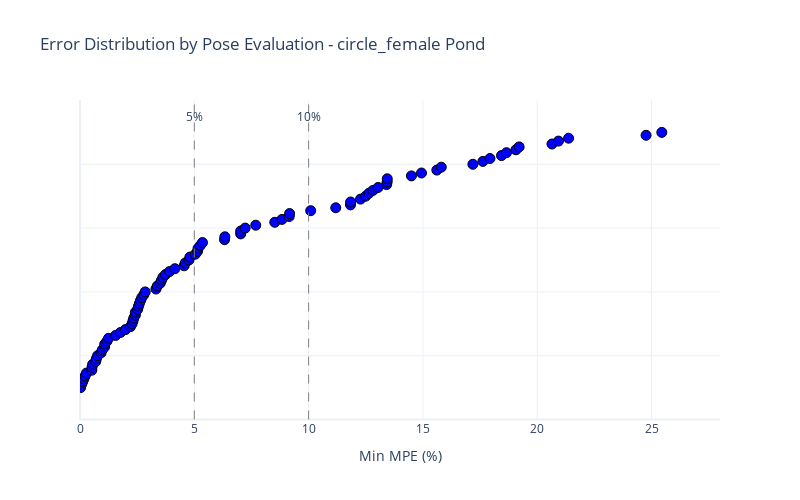
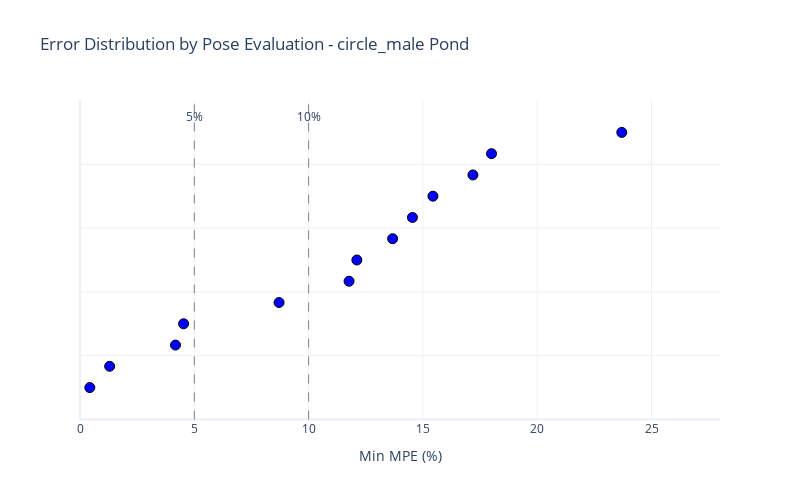
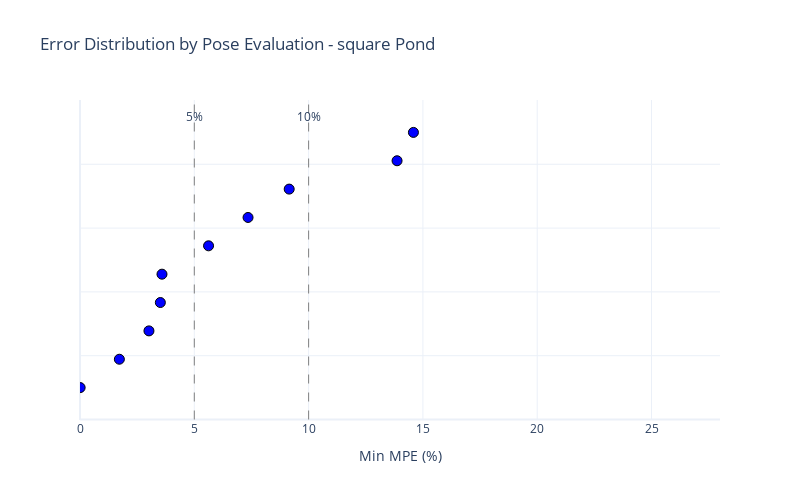

Notebook code for these charts, in order:
### Code cell
import pandas as pd
import numpy as np
import plotly.graph_objects as go

# Load the data
# Remove rows where pose_eval_iou is below 0.85
if 'pose_eval_iou' in df.columns:
    print(f"Number of rows before filtering: {len(df)}")
    df = df[df['pose_eval_iou'] >= 0.85]
    print(f"Number of rows after filtering: {len(df)}")

# Check if pose_eval exists in the dataframe, print available columns if not
if 'pose_eval' not in df.columns and 'pose_eval_iou' not in df.columns:
    print("Warning: No 'pose_eval' or 'pose_eval_iou' column found in dataframe.")
    print(f"Available columns: {df.columns.tolist()}")

# Get the pose evaluation column name if it exists
pose_col = 'pose_eval' if 'pose_eval' in df.columns else ('pose_eval_iou' if 'pose_eval_iou' in df.columns else None)

# Colors for points based on pose_eval value
pose_colors = {'good_pose': 'blue', 'low_pose': 'red'}

# Create separate figure for each pond type
for pond_type in df['Pond_Type'].unique():
    # Filter data for this pond type
    pond_df = df[df['Pond_Type'] == pond_type].copy()
    
    # Create figure
    fig = go.Figure()
    
    # Create error categories for reference
    pond_df['error_category'] = pd.cut(
        pond_df['min_mpe'], 
        bins=[0, 5, 10, float('inf')],
        labels=['<5%', '5-10%', '>10%']
    )
    
    # Sort by error value
    pond_df = pond_df.sort_values(by='min_mpe')
    
    # Create y-values to spread points vertically
    y_values = np.linspace(0.1, 0.9, len(pond_df))
    
    if pose_col is not None:
        # Split data based on pose_eval
        low_pose_df = pond_df[pond_df[pose_col] < 0.85]
        good_pose_df = pond_df[pond_df[pose_col] >= 0.85]
        
        # Add trace for points with low pose_eval
        if len(low_pose_df) > 0:
            # Get indices for y values
            low_indices = [list(pond_df.index).index(idx) for idx in low_pose_df.index]
            low_y_values = [y_values[i] for i in low_indices]
            
            fig.add_trace(
                go.Scatter(
                    x=low_pose_df['min_mpe'],
                    y=low_y_values,
                    mode='markers',
                    marker=dict(
                        color=pose_colors['low_pose'],
                        size=10,
                        line=dict(width=1, color='black'),
                        symbol='circle'
                    ),
                    name=f'{pose_col} < 0.85',
                    hovertemplate=
                    "ID: %{customdata[0]}<br>" + 
                    "Image: %{customdata[1]}<br>" +
                    "Error: %{x:.1f}%<br>" + 
                    f"{pose_col}: %{{customdata[2]:.2f}}<br>" +
                    "Error category: %{customdata[3]}<br>" +
                    "<extra></extra>",
                    customdata=low_pose_df[['PrawnID', 'Label', pose_col, 'error_category']].values
                )
            )
        
        # Add trace for points with good pose_eval
        if len(good_pose_df) > 0:
            # Get indices for y values
            good_indices = [list(pond_df.index).index(idx) for idx in good_pose_df.index]
            good_y_values = [y_values[i] for i in good_indices]
            
            fig.add_trace(
                go.Scatter(
                    x=good_pose_df['min_mpe'],
                    y=good_y_values,
                    mode='markers',
                    marker=dict(
                        color=pose_colors['good_pose'],
                        size=10,
                        line=dict(width=1, color='black'),
                        symbol='circle'
                    ),
                    name=f'{pose_col} ≥ 0.85',
                    hovertemplate=
                    "ID: %{customdata[0]}<br>" + 
                    "Image: %{customdata[1]}<br>" +
                    "Error: %{x:.1f}%<br>" + 
                    f"{pose_col}: %{{customdata[2]:.2f}}<br>" +
                    "Error category: %{customdata[3]}<br>" +
                    "<extra></extra>",
                    customdata=good_pose_df[['PrawnID', 'Label', pose_col, 'error_category']].values
                )
            )
    else:
        # If no pose evaluation column exists, show all points in gray
        fig.add_trace(
            go.Scatter(
                x=pond_df['min_mpe'],
                y=y_values,
                mode='markers',
                marker=dict(
                    color='gray',
                    size=10,
                    line=dict(width=1, color='black')
                ),
                name='All points (pose_eval not available)',
                hovertemplate=
                "ID: %{customdata[0]}<br>" + 
                "Image: %{customdata[1]}<br>" +
                "Error: %{x:.1f}%<br>" + 
                "Error category: %{customdata[2]}<br>" +
                "<extra></extra>",
                customdata=pond_df[['PrawnID', 'Label', 'error_category']].values
            )
        )
    
    # Add vertical lines at 5% and 10% boundaries
    fig.add_shape(
        type="line", x0=5, x1=5, y0=0, y1=1,
        line=dict(color="gray", width=1, dash="dash")
    )
    fig.add_shape(
        type="line", x0=10, x1=10, y0=0, y1=1,
        line=dict(color="gray", width=1, dash="dash")
    )
    
    # Add annotations
    fig.add_annotation(x=5, y=0.95, text="5%", showarrow=False)
    fig.add_annotation(x=10, y=0.95, text="10%", showarrow=False)

    # Update layout
    fig.update_layout(
        height=500,
        width=800,
        title_text=f"Error Distribution by Pose Evaluation - {pond_type} Pond",
        template="plotly_white",
        xaxis_title="Min MPE (%)",
        yaxis_title="",
        yaxis_showticklabels=False,
        xaxis_range=[0, df['min_mpe'].max() * 1.1],
        legend=dict(
            orientation="h",
            yanchor="bottom",
            y=1.02,
            xanchor="center",
            x=0.5
        )
    )

    # Display the figure
    fig.show()

# Print statistics of pose evaluation values if available
if pose_col:
    print(f"\nStatistics for {pose_col}:")
    print(f"Minimum: {df[pose_col].min():.2f}")
    print(f"Maximum: {df[pose_col].max():.2f}")
    print(f"Mean: {df[pose_col].mean():.2f}")
    print(f"Median: {df[pose_col].median():.2f}")
    print(f"Count of values < 0.85: {len(df[df[pose_col] < 0.85])}")
    print(f"Count of values ≥ 0.85: {len(df[df[pose_col] >= 0.85])}")
    
    # Breakdown by pond type
    print("\nBreakdown by pond type:")
    for pond_type in df['Pond_Type'].unique():
        pond_df = df[df['Pond_Type'] == pond_type]
        low_count = len(pond_df[pond_df[pose_col] < 0.85])
        good_count = len(pond_df[pond_df[pose_col] >= 0.85])
        total = len(pond_df)
        print(f"{pond_type} pond:")
        print(f"  Values < 0.85: {low_count} ({low_count/total*100:.1f}%)")
        print(f"  Values ≥ 0.85: {good_count} ({good_count/total*100:.1f}%)")

### Figure 1 — Plotly figure (JSON) as saved in the notebook; plotly's stock layout.template omitted (floating-point values rounded to 4 significant figures; data arrays with more than 128 entries replaced by an {"elided": "..."} marker saying what was removed)
{"data": [{"customdata": {"elided": "89x4 mixed values"}, "hovertemplate": "ID: %{customdata[0]}<br>Image: %{customdata[1]}<br>Error: %{x:.1f}%<br>pose_eval_iou: %{customdata[2]:.2f}<br>Error category: %{customdata[3]}<br><extra></extra>", "marker": {"color": "blue", "line": {"color": "black", "width": 1}, "size": 10, "symbol": "circle"}, "mode": "markers", "name": "pose_eval_iou ≥ 0.85", "type": "scatter", "x": [0.02566, 0.06523, 0.1187, 0.1705, 0.2227, 0.2821, 0.517, 0.5254, 0.5525, 0.689, 0.7173, 0.7697, 0.9226, 0.9755, 1.075, 1.082, 1.179, 1.247, 1.561, 1.77, 1.99, 2.206, 2.279, 2.319, 2.353, 2.421, 2.422, 2.522, 2.555, 2.598, 2.647, 2.699, 2.791, 2.852, 3.323, 3.38, 3.51, 3.563, 3.625, 3.741, 3.917, 4.15, 4.552, 4.61, 4.767, 4.806, 5.042, 5.141, 5.163, 5.26, 5.357, 6.322, 6.337, 7.028, 7.029, 7.225, 7.688, 8.52, 8.837, 9.152, 9.168, 10.09, 11.19, 11.83, 11.84, 12.27, 12.5, 12.64, 12.82, 13.04, 13.41, 13.44, 13.44, 14.5, 14.94, 15.61, 15.8, 17.19, 17.62, 17.93, 18.44, 18.66, 19.07, 19.21, 20.65, 20.93, 21.37, 24.76, 25.45], "y": [0.1, 0.1091, 0.1182, 0.1273, 0.1364, 0.1455, 0.1545, 0.1636, 0.1727, 0.1818, 0.1909, 0.2, 0.2091, 0.2182, 0.2273, 0.2364, 0.2455, 0.2545, 0.2636, 0.2727, 0.2818, 0.2909, 0.3, 0.3091, 0.3182, 0.3273, 0.3364, 0.3455, 0.3545, 0.3636, 0.3727, 0.3818, 0.3909, 0.4, 0.4091, 0.4182, 0.4273, 0.4364, 0.4455, 0.4545, 0.4636, 0.4727, 0.4818, 0.4909, 0.5, 0.5091, 0.5182, 0.5273, 0.5364, 0.5455, 0.5545, 0.5636, 0.5727, 0.5818, 0.5909, 0.6, 0.6091, 0.6182, 0.6273, 0.6364, 0.6455, 0.6545, 0.6636, 0.6727, 0.6818, 0.6909, 0.7, 0.7091, 0.7182, 0.7273, 0.7364, 0.7455, 0.7545, 0.7636, 0.7727, 0.7818, 0.7909, 0.8, 0.8091, 0.8182, 0.8273, 0.8364, 0.8455, 0.8545, 0.8636, 0.8727, 0.8818, 0.8909, 0.9]}], "layout": {"annotations": [{"showarrow": false, "text": "5%", "x": 5, "y": 0.95}, {"showarrow": false, "text": "10%", "x": 10, "y": 0.95}], "height": 500, "legend": {"orientation": "h", "x": 0.5, "xanchor": "center", "y": 1.02, "yanchor": "bottom"}, "shapes": [{"line": {"color": "gray", "dash": "dash", "width": 1}, "type": "line", "x0": 5, "x1": 5, "y0": 0, "y1": 1}, {"line": {"color": "gray", "dash": "dash", "width": 1}, "type": "line", "x0": 10, "x1": 10, "y0": 0, "y1": 1}], "title": {"text": "Error Distribution by Pose Evaluation - circle_female Pond"}, "width": 800, "xaxis": {"range": [0, 28.0], "title": {"text": "Min MPE (%)"}}, "yaxis": {"showticklabels": false, "title": {"text": ""}}}}

### Figure 2 — Plotly figure (JSON) as saved in the notebook; plotly's stock layout.template omitted (floating-point values rounded to 4 significant figures)
{"data": [{"customdata": [["Prawn_0", "full body:undistorted_GX010091_5_149.jpg_gamma", 0.973, "<5%"], ["Prawn_3", "full body:undistorted_GX010102_9_165.jpg_gamma", 0.9302, "<5%"], ["Prawn_1", "full body:undistorted_GX010102_9_165.jpg_gamma", 0.9955, "<5%"], ["Prawn_1", "full body:undistorted_GX010091_5_149.jpg_gamma", 0.9917, "<5%"], ["Prawn_5", "full body:undistorted_GX010102_9_165.jpg_gamma", 0.9963, "5-10%"], ["Prawn_0", "full body:undistorted_GX010102_50_1396.jpg_gamma", 0.9994, ">10%"], ["Prawn_4", "full body:undistorted_GX010102_9_165.jpg_gamma", 0.9976, ">10%"], ["Prawn_0", "full body:undistorted_GX010105_28_816.jpg_gamma", 0.9982, ">10%"], ["Prawn_2", "full body:undistorted_GX010089_11_236.jpg_gamma", 0.9904, ">10%"], ["Prawn_1", "full body:undistorted_GX010089_11_236.jpg_gamma", 0.9981, ">10%"], ["Prawn_2", "full body:undistorted_GX010102_9_165.jpg_gamma", 0.9302, ">10%"], ["Prawn_1", "full body:undistorted_GX010105_28_816.jpg_gamma", 0.9948, ">10%"], ["Prawn_0", "full body:undistorted_GX010089_11_236.jpg_gamma", 0.9926, ">10%"]], "hovertemplate": "ID: %{customdata[0]}<br>Image: %{customdata[1]}<br>Error: %{x:.1f}%<br>pose_eval_iou: %{customdata[2]:.2f}<br>Error category: %{customdata[3]}<br><extra></extra>", "marker": {"color": "blue", "line": {"color": "black", "width": 1}, "size": 10, "symbol": "circle"}, "mode": "markers", "name": "pose_eval_iou ≥ 0.85", "type": "scatter", "x": [0.4295, 1.297, 4.177, 4.531, 8.708, 11.77, 12.11, 13.68, 14.54, 15.44, 17.19, 18.0, 23.7], "y": [0.1, 0.1667, 0.2333, 0.3, 0.3667, 0.4333, 0.5, 0.5667, 0.6333, 0.7, 0.7667, 0.8333, 0.9]}], "layout": {"annotations": [{"showarrow": false, "text": "5%", "x": 5, "y": 0.95}, {"showarrow": false, "text": "10%", "x": 10, "y": 0.95}], "height": 500, "legend": {"orientation": "h", "x": 0.5, "xanchor": "center", "y": 1.02, "yanchor": "bottom"}, "shapes": [{"line": {"color": "gray", "dash": "dash", "width": 1}, "type": "line", "x0": 5, "x1": 5, "y0": 0, "y1": 1}, {"line": {"color": "gray", "dash": "dash", "width": 1}, "type": "line", "x0": 10, "x1": 10, "y0": 0, "y1": 1}], "title": {"text": "Error Distribution by Pose Evaluation - circle_male Pond"}, "width": 800, "xaxis": {"range": [0, 28.0], "title": {"text": "Min MPE (%)"}}, "yaxis": {"showticklabels": false, "title": {"text": ""}}}}

### Figure 3 — Plotly figure (JSON) as saved in the notebook; plotly's stock layout.template omitted (floating-point values rounded to 4 significant figures)
{"data": [{"customdata": [["Prawn_0", "full body:undistorted_GX010183_80_1633.jpg_gamma", 0.9982, "<5%"], ["Prawn_1", "full body:undistorted_GX010152_36_378.jpg_gamma", 0.9907, "<5%"], ["Prawn_0", "full body:undistorted_GX010183_128_2852.jpg_gamma", 0.999, "<5%"], ["Prawn_0", "full body:undistorted_GX010152_36_378.jpg_gamma", 0.9984, "<5%"], ["Prawn_0", "full body:undistorted_GX010157_177_2665.jpg_gamma", 0.9665, "<5%"], ["Prawn_0", "full body:undistorted_GX010157_174_2582.jpg_gamma", 0.9949, "5-10%"], ["Prawn_0", "full body:undistorted_GX010183_37_685.jpg_gamma", 0.9972, "5-10%"], ["Prawn_0", "full body:undistorted_GX010157_160_2259", 0.9996, "5-10%"], ["Prawn_0", "full body:undistorted_GX010162_72_927.jpg_gamma.jpg_gamma", 0.9938, ">10%"], ["Prawn_0", "full body:undistorted_GX010161_54_676.jpg_gamma.jpg_gamma", 0.9992, ">10%"]], "hovertemplate": "ID: %{customdata[0]}<br>Image: %{customdata[1]}<br>Error: %{x:.1f}%<br>pose_eval_iou: %{customdata[2]:.2f}<br>Error category: %{customdata[3]}<br><extra></extra>", "marker": {"color": "blue", "line": {"color": "black", "width": 1}, "size": 10, "symbol": "circle"}, "mode": "markers", "name": "pose_eval_iou ≥ 0.85", "type": "scatter", "x": [0.005931, 1.722, 3.016, 3.515, 3.587, 5.623, 7.351, 9.151, 13.87, 14.59], "y": [0.1, 0.1889, 0.2778, 0.3667, 0.4556, 0.5444, 0.6333, 0.7222, 0.8111, 0.9]}], "layout": {"annotations": [{"showarrow": false, "text": "5%", "x": 5, "y": 0.95}, {"showarrow": false, "text": "10%", "x": 10, "y": 0.95}], "height": 500, "legend": {"orientation": "h", "x": 0.5, "xanchor": "center", "y": 1.02, "yanchor": "bottom"}, "shapes": [{"line": {"color": "gray", "dash": "dash", "width": 1}, "type": "line", "x0": 5, "x1": 5, "y0": 0, "y1": 1}, {"line": {"color": "gray", "dash": "dash", "width": 1}, "type": "line", "x0": 10, "x1": 10, "y0": 0, "y1": 1}], "title": {"text": "Error Distribution by Pose Evaluation - square Pond"}, "width": 800, "xaxis": {"range": [0, 28.0], "title": {"text": "Min MPE (%)"}}, "yaxis": {"showticklabels": false, "title": {"text": ""}}}}
